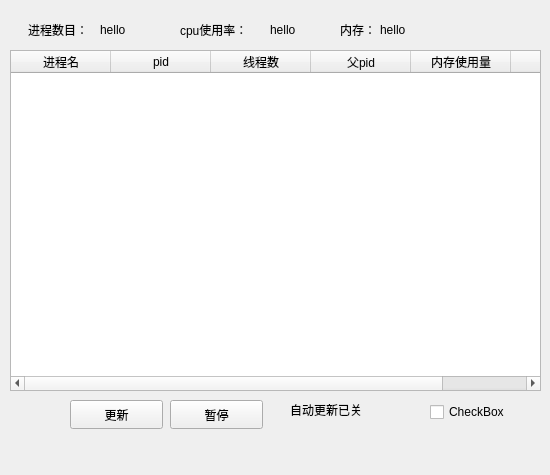
<?xml version="1.0" encoding="UTF-8"?>
<ui version="4.0">
 <class>processlist</class>
 <widget class="QWidget" name="processlist">
  <property name="geometry">
   <rect>
    <x>0</x>
    <y>0</y>
    <width>550</width>
    <height>475</height>
   </rect>
  </property>
  <property name="sizePolicy">
   <sizepolicy hsizetype="Maximum" vsizetype="Preferred">
    <horstretch>0</horstretch>
    <verstretch>0</verstretch>
   </sizepolicy>
  </property>
  <property name="windowTitle">
   <string>Form</string>
  </property>
  <widget class="QTableWidget" name="tableWidget1">
   <property name="geometry">
    <rect>
     <x>10</x>
     <y>50</y>
     <width>531</width>
     <height>341</height>
    </rect>
   </property>
   <column>
    <property name="text">
     <string>进程名</string>
    </property>
   </column>
   <column>
    <property name="text">
     <string>pid</string>
    </property>
   </column>
   <column>
    <property name="text">
     <string>线程数</string>
    </property>
   </column>
   <column>
    <property name="text">
     <string>父pid</string>
    </property>
   </column>
   <column>
    <property name="text">
     <string>内存使用量</string>
    </property>
   </column>
   <column>
    <property name="text">
     <string>路径</string>
    </property>
   </column>
  </widget>
  <widget class="QPushButton" name="pushButton_update">
   <property name="geometry">
    <rect>
     <x>70</x>
     <y>400</y>
     <width>93</width>
     <height>29</height>
    </rect>
   </property>
   <property name="text">
    <string>更新</string>
   </property>
  </widget>
  <widget class="QPushButton" name="pushButton2">
   <property name="geometry">
    <rect>
     <x>170</x>
     <y>400</y>
     <width>93</width>
     <height>29</height>
    </rect>
   </property>
   <property name="text">
    <string>暂停</string>
   </property>
  </widget>
  <widget class="QLabel" name="label">
   <property name="geometry">
    <rect>
     <x>100</x>
     <y>20</y>
     <width>41</width>
     <height>20</height>
    </rect>
   </property>
   <property name="text">
    <string>hello</string>
   </property>
  </widget>
  <widget class="QLabel" name="label_2">
   <property name="geometry">
    <rect>
     <x>28</x>
     <y>20</y>
     <width>71</width>
     <height>20</height>
    </rect>
   </property>
   <property name="text">
    <string>进程数目：</string>
   </property>
  </widget>
  <widget class="QLabel" name="label_3">
   <property name="geometry">
    <rect>
     <x>180</x>
     <y>20</y>
     <width>81</width>
     <height>20</height>
    </rect>
   </property>
   <property name="text">
    <string>cpu使用率：</string>
   </property>
  </widget>
  <widget class="QLabel" name="label_4">
   <property name="geometry">
    <rect>
     <x>270</x>
     <y>20</y>
     <width>41</width>
     <height>20</height>
    </rect>
   </property>
   <property name="text">
    <string>hello</string>
   </property>
  </widget>
  <widget class="QLabel" name="label_5">
   <property name="geometry">
    <rect>
     <x>340</x>
     <y>20</y>
     <width>41</width>
     <height>20</height>
    </rect>
   </property>
   <property name="text">
    <string>内存：</string>
   </property>
  </widget>
  <widget class="QLabel" name="label_6">
   <property name="geometry">
    <rect>
     <x>380</x>
     <y>20</y>
     <width>41</width>
     <height>20</height>
    </rect>
   </property>
   <property name="text">
    <string>hello</string>
   </property>
  </widget>
  <widget class="QCheckBox" name="checkBox">
   <property name="geometry">
    <rect>
     <x>430</x>
     <y>400</y>
     <width>98</width>
     <height>24</height>
    </rect>
   </property>
   <property name="text">
    <string>CheckBox</string>
   </property>
  </widget>
  <widget class="QLabel" name="label_7">
   <property name="geometry">
    <rect>
     <x>290</x>
     <y>400</y>
     <width>91</width>
     <height>20</height>
    </rect>
   </property>
   <property name="text">
    <string>自动更新已关</string>
   </property>
  </widget>
 </widget>
 <resources/>
 <connections/>
</ui>
